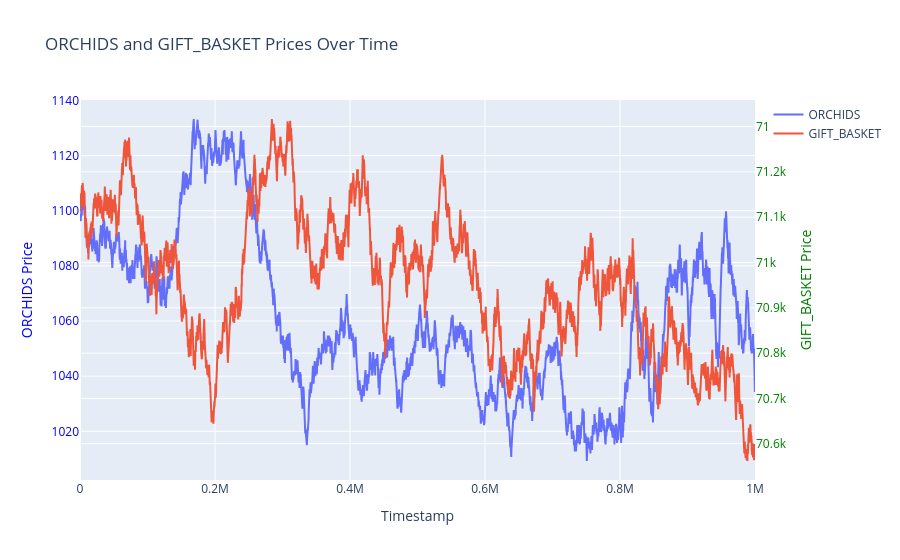

Notebook code for this chart:
### Code cell
import plotly.graph_objects as go

# Create traces for ORCHIDS and GIFT_BASKET prices
trace_orchids = go.Scatter(
    x=df['timestamp'],
    y=df['ORCHIDS'],
    mode='lines',
    name='ORCHIDS',
    yaxis='y1'  # Assign the trace to the first y-axis
)

trace_gift_basket = go.Scatter(
    x=df['timestamp'],
    y=df['GIFT_BASKET'],
    mode='lines',
    name='GIFT_BASKET',
    yaxis='y2'  # Assign the trace to the second y-axis
)

# Create the layout for the plot
layout = go.Layout(
    title='ORCHIDS and GIFT_BASKET Prices Over Time',
    xaxis=dict(title='Timestamp'),
    yaxis=dict(
        title='ORCHIDS Price',
        titlefont=dict(color='blue'),
        tickfont=dict(color='blue')
    ),
    yaxis2=dict(
        title='GIFT_BASKET Price',
        titlefont=dict(color='green'),
        tickfont=dict(color='green'),
        overlaying='y',
        side='right'
    )
)

# Create the figure and add the traces and layout
fig = go.Figure(data=[trace_orchids, trace_gift_basket], layout=layout)

# Display the plot
fig.show()

### Figure 1 — Plotly figure (JSON) as saved in the notebook; plotly's stock layout.template omitted (floating-point values rounded to 4 significant figures; data arrays with more than 128 entries replaced by an {"elided": "..."} marker saying what was removed)
{"data": [{"mode": "lines", "name": "ORCHIDS", "type": "scatter", "x": {"elided": "10001 int values"}, "y": {"elided": "10001 float values"}, "yaxis": "y"}, {"mode": "lines", "name": "GIFT_BASKET", "type": "scatter", "x": {"elided": "10001 int values"}, "y": {"elided": "10001 float values"}, "yaxis": "y2"}], "layout": {"title": {"text": "ORCHIDS and GIFT_BASKET Prices Over Time"}, "xaxis": {"title": {"text": "Timestamp"}}, "yaxis": {"tickfont": {"color": "blue"}, "title": {"font": {"color": "blue"}, "text": "ORCHIDS Price"}}, "yaxis2": {"overlaying": "y", "side": "right", "tickfont": {"color": "green"}, "title": {"font": {"color": "green"}, "text": "GIFT_BASKET Price"}}}}
